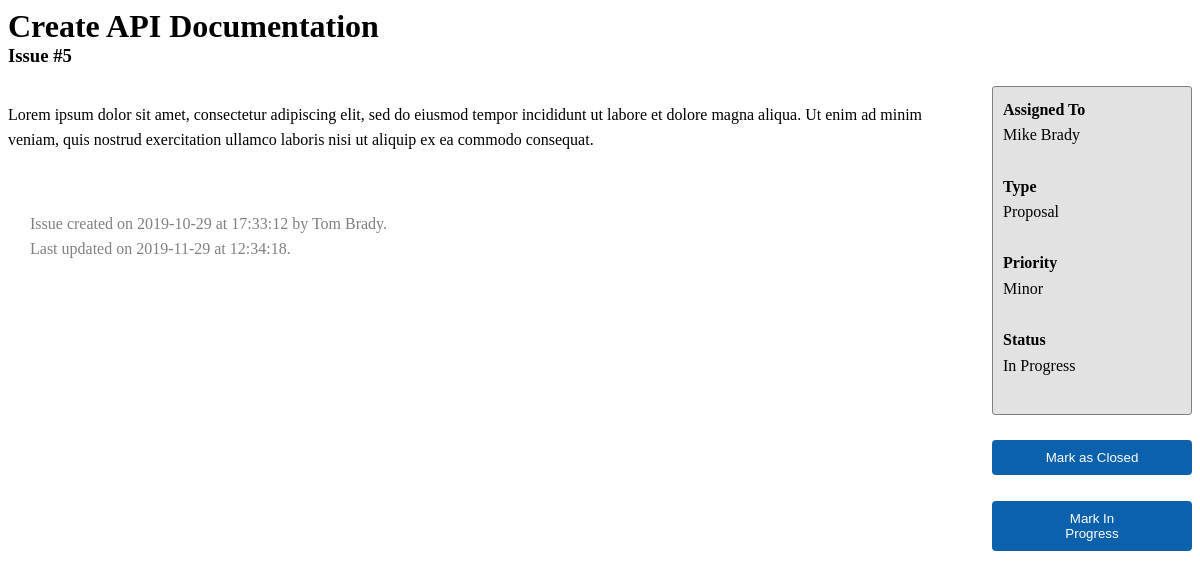
The page /issue.php?id=4 on the database its author committed.
### tables this page shows
CREATE TABLE Issues(
    id INT AUTO_INCREMENT NOT NULL,
    title VARCHAR(100) NOT NULL,
    description TEXT NOT NULL,
    type ENUM('Bug', 'Task', 'Proposal') NOT NULL,
    priority ENUM('Minor', 'Major', 'Critical') NOT NULL,
    status ENUM('Open', 'In Progress', 'Closed') NOT NULL,
    assigned_to INT NOT NULL,
    created_by INT NOT NULL,
    created DATETIME NOT NULL,
    updated DATETIME DEFAULT NULL,
    PRIMARY KEY(id),
    FOREIGN KEY (assigned_to) REFERENCES Users(id),
    FOREIGN KEY (created_by) REFERENCES Users(id)
);

CREATE TABLE Users (
    id INT AUTO_INCREMENT NOT NULL,
    firstname VARCHAR(100) NOT NULL ,
    lastname VARCHAR(100) NOT NULL,
    password VARCHAR(100) NOT NULL,
    email VARCHAR(100) NOT NULL,
    date_joined DATETIME NOT NULL,
    PRIMARY KEY(id)
);

### issue.php (the view, shortened to what this page needs)
<?php header('Access-Control-Allow-Origin: *');
require_once 'scripts/phpmysqlconnection.php';
    $conn = new PDO("mysql:host=$host;dbname=$dbname;charset=utf8mb4", $username, $password);
    $id = (int) $_GET['id'];
    $stmt = $conn->query("SELECT *, u.firstname as fn, u.lastname as ln FROM Issues i JOIN Users u ON assigned_to=u.id where i.id = $id");
    $stmt1 = $conn->query("SELECT *, u.firstname as fn, u.lastname as ln FROM Issues i JOIN Users u ON created_by=u.id where i.id = $id");
    $results = $stmt->fetchAll(PDO::FETCH_ASSOC);
    $results1 = $stmt1->fetchAll(PDO::FETCH_ASSOC);
?>
<link rel="stylesheet" href="styles/issues.css"/>
<h1 class="no-margin-bottom-diff"><?= $results[0]['title']?></h1>
<h3 class="no-margin-top-diff"><?= 'Issue #' . $results[0]['id']?></h3>
<div id="issueDetails">
    <div id="main">
        <p><?= $results[0]['description']?></p>
        <br>
        <ul>
            <li><i class="fa fa-chevron-right" style="color: black;"></i>&nbsp;&nbsp;&nbsp;Issue created on <?= substr($results[0]['created'],0,10)?> at <?= substr($results[0]['created'],11,16)?> by <?= $results1[0]['fn'] . " " . $results1[0]['ln']?>.</li>
            <li><i class="fa fa-chevron-right" style="color: black;"></i>&nbsp;&nbsp;&nbsp;Last updated on <?= substr($results[0]['updated'],0,10)?> at <?= substr($results[0]['updated'],11,16)?>.</li>
        </ul>
    </div>
    <div id="aside">
        <div id="sidebar">
            <h4 class="no-margin-top">Assigned To</h4>
            <p class='no-margin-bottom'><?= $results[0]['fn'] . " " . $results[0]['ln']?></p>
            <br>
            <h4 class="no-margin-top">Type</h4>
            <p class='no-margin-bottom'><?= $results[0]['type']?></p>
            <br>
            <h4 class="no-margin-top">Priority</h4>
            <p class='no-margin-bottom'><?= $results[0]['priority']?></p>
            <br>
            <h4 class="no-margin-top">Status</h4>
            <p class='no-margin-bottom'><?= $results[0]['status']?></p>
            <br>
        </div>
        <br>
        <form>
            <div>
                <button type="submit" name="closed" class="btn">Mark as Closed</button>
            </div>
            <br>
            <div>
                <button type="submit" name="inprogress" class="btn">Mark In Progress</button>
            </div>
        </form>
    </div>
</div>

### styles/issues.css (style rules this page uses)
#issueDetails { display: flex; flex-direction: row; }
.no-margin-top, .no-margin-bottom { margin-top: 0px; margin-bottom: 0px; }
.no-margin-top-diff { margin-top: 0px; }
.no-margin-bottom-diff { margin-bottom: 0px; }
#aside { min-width: 200px; line-height: 1.6; }
#sidebar { background-color: rgb(226, 226, 226); border-radius: 3px; padding: 10px; border: 1px solid gray; }
#main { padding-right: 30px; line-height: 1.6; }
ul { padding-left: 10px; color: gray; list-style: none; }
.btn { color: #fff; background-color: #0b61ac; border-color: #0b61ac; display: inline-block; padding: 9px 50px; text-align: center; background-image: none; border: 1px solid transparent; border-radius: 4px; cursor: pointer; width: 100%; }

### rows shown on the page
issues: title "Create API Documentation", assigned_to "5", description "Lorem ipsum dolor sit amet, consectetur adipiscing elit, sed do eiusmod tempor incididunt ut labore et dolore magna aliqua. Ut enim ad minim veniam, quis nostrud exercitation ullamco laboris nisi ut aliquip ex ea commodo consequat.", created "2019-10-29", created "17:33:12", created_by.firstname "Tom", created_by.lastname "Brady", updated "2019-11-29", updated "12:34:18", assigned_to.firstname "Mike", assigned_to.lastname "Brady", type "Proposal", priority "Minor", status "In Progress"
